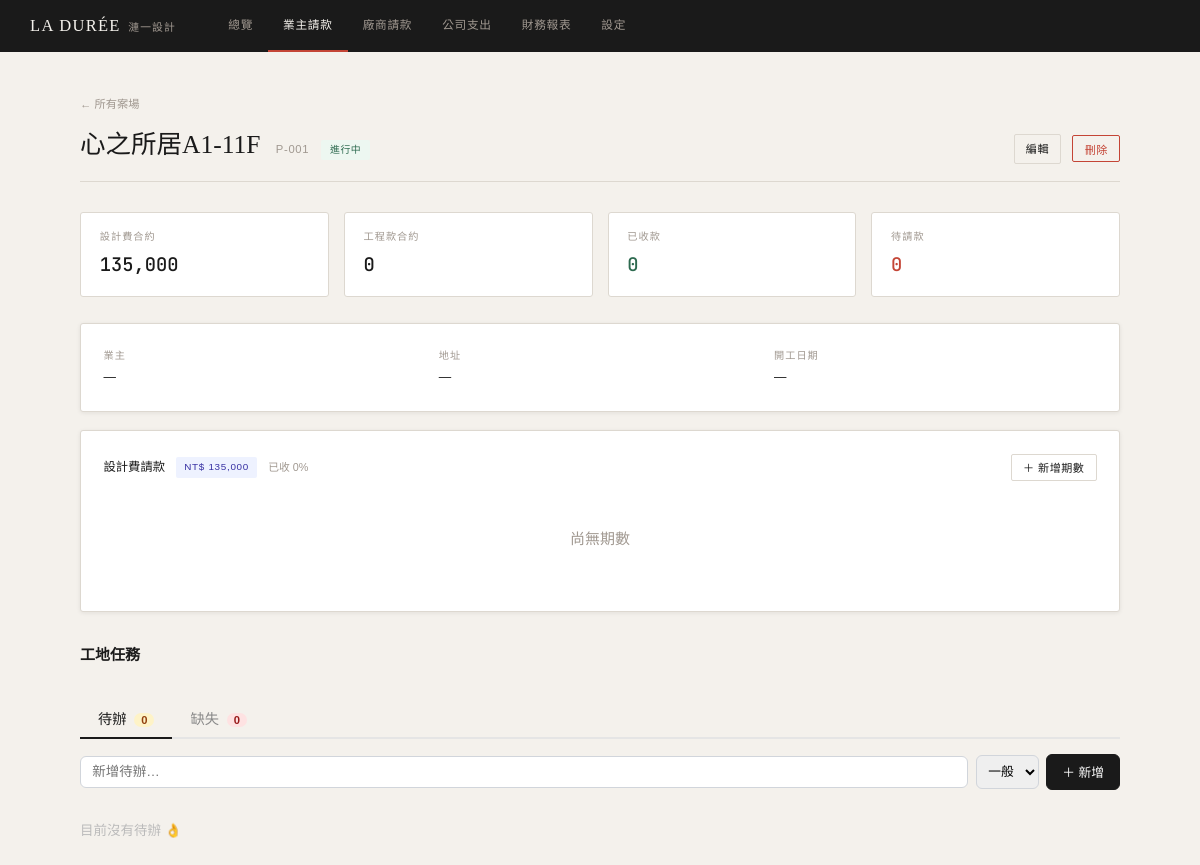
The app's page /project/1 with its own data.
### tables this page shows
CREATE TABLE projects (
        id                    INTEGER PRIMARY KEY AUTOINCREMENT,
        legacy_id             TEXT UNIQUE,
        code                  TEXT UNIQUE,
        name                  TEXT NOT NULL,
        client_name           TEXT DEFAULT '',
        client_tel            TEXT DEFAULT '',
        client_email          TEXT DEFAULT '',
        address               TEXT DEFAULT '',
        start_date            TEXT DEFAULT '',
        status                TEXT DEFAULT 'active',
        design_contract       REAL DEFAULT 0,
        design_tax            TEXT DEFAULT '未稅',
        engineering_contract  REAL DEFAULT 0,
        engineering_tax       TEXT DEFAULT '未稅',
        note                  TEXT DEFAULT '',
        created_at            TEXT DEFAULT (datetime('now','localtime')),
        updated_at            TEXT DEFAULT (datetime('now','localtime'))
    );

### app/server.py (the view)
@app.route('/project/<int:pid>')
def project_detail(pid):
    ph = _ph()
    project = fetchone(f"SELECT * FROM projects WHERE id={ph}", (pid,))
    if not project: return redirect(url_for('dashboard'))
    project_tasks = fetchall(
        f"SELECT * FROM tasks WHERE project_id={ph} ORDER BY status, due_date, created_at DESC",
        (pid,)
    )
    todos   = [t for t in project_tasks if t['type'] == 'todo']
    defects = [t for t in project_tasks if t['type'] == 'defect']
    return render_template('project_detail.html', project=project,
                           stats=project_stats(pid), fmt=fmt,
                           todos=todos, defects=defects,
                           tcounts=project_task_counts(pid))

### app/server.py (called while the page is built)
def get_db():
    if 'db' not in g:
        if IS_PG:
            import psycopg2, psycopg2.extras
            g.db = psycopg2.connect(DATABASE_URL)
            g.db_type = 'pg'
        else:
            import sqlite3
            BASE_DIR = os.path.dirname(os.path.dirname(os.path.abspath(__file__)))
            os.makedirs(os.path.join(BASE_DIR, 'data'), exist_ok=True)
            conn = sqlite3.connect(os.path.join(BASE_DIR, 'data', 'ops.db'))
            conn.row_factory = sqlite3.Row
            conn.execute("PRAGMA foreign_keys = ON")
            g.db = conn
            g.db_type = 'sqlite'
    return g.db

def _ph(): return '%s' if IS_PG else '?'

def fetchall(sql, params=()):
    get_db()
    if g.db_type == 'pg':
        import psycopg2.extras
        s = sql.replace('?','%s')
        cur = g.db.cursor(cursor_factory=psycopg2.extras.RealDictCursor)
        cur.execute(s, params)
        return [dict(r) for r in cur.fetchall()]
    return [dict(r) for r in g.db.execute(sql, params).fetchall()]

def fetchone(sql, params=()):
    rows = fetchall(sql, params)
    return rows[0] if rows else None

def fmt(n):
    try: return f'{float(n):,.0f}'
    except: return '0'

def project_stats(pid):
    ph = _ph()
    rows = fetchall(f"SELECT * FROM invoice_periods WHERE project_id={ph} ORDER BY contract_type,period_no", (pid,))
    dr = sum(p['amount'] for p in rows if p['status']=='received' and p['contract_type']=='design')
    er = sum(p['amount'] for p in rows if p['status']=='received' and p['contract_type']=='construction')
    dp = sum(p['amount'] for p in rows if p['status']!='received' and p['contract_type']=='design')
    ep = sum(p['amount'] for p in rows if p['status']!='received' and p['contract_type']=='construction')
    return dict(periods=rows,design_received=dr,eng_received=er,
                design_pending=dp,eng_pending=ep,
                total_received=dr+er,total_pending=dp+ep)

### app/templates/project_detail.html (shortened to what this page needs)
{% extends 'base.html' %}
{% block body %}
{% macro _render_periods(periods, ct) %}
{% if periods %}
<div style="overflow-x:auto">
<table class="periods-table">
  <thead>
    <tr>
      <th>期次</th><th>說明</th><th style="text-align:right">金額</th>
      <th>應收日</th><th>收款方式</th><th>發票</th>
      <th>實收日</th><th>狀態</th><th></th>
    </tr>
  </thead>
  <tbody>
    {% for p in periods %}
    <tr>
      <td><span class="period-no">第 {{ p.period_no }} 期</span></td>
      <td>{{ p.label }}</td>
      <td class="amount-cell">{{ fmt(p.amount) }}</td>
      <td class="mono" style="color:var(--mid)">{{ p.due_date or '—' }}</td>
      <td>
        {% if p.payment_method == 'transfer' %}<span class="pay-tag pay-transfer">匯款{% if p.account_last5 %} *{{ p.account_last5 }}{% endif %}</span>
        {% elif p.payment_method == 'cash' %}<span class="pay-tag pay-cash">現金</span>
        {% elif p.payment_method == 'check' %}<span class="pay-tag pay-check">開票</span>
        {% else %}—{% endif %}
      </td>
      <td>
        {% if p.has_invoice %}
          <div style="font-size:.75rem">已開</div>
          {% if p.invoice_no %}<div class="mono" style="font-size:.68rem;color:var(--mid)">{{ p.invoice_no }}</div>{% endif %}
        {% else %}<span style="font-size:.75rem;color:var(--muted)">未開</span>{% endif %}
      </td>
      <td class="mono" style="color:var(--mid)">{{ p.received_date or '—' }}</td>
      <td><span class="status status-{{ p.status }}">{{ {'pending':'待請款','invoiced':'已開單','received':'已收款'}[p.status] }}</span></td>
      <td>
        <div class="actions-row">
          {% if p.status in ('invoiced','received') %}
          <a href="{{ url_for('invoice_print', iid=p.id) }}" target="_blank" class="btn btn-ghost btn-sm">列印</a>
          {% endif %}
          <button class="btn btn-ghost btn-sm" onclick="openEditModal({{ p.id }}, {{ p|tojson }})">編輯</button>
          <button class="btn btn-ghost btn-sm" style="color:var(--red)" onclick="deletePeriod({{ p.id }})">刪除</button>
        </div>
      </td>
    </tr>
    {% endfor %}
  </tbody>
  <tfoot>
    <tr>
      <td colspan="2" style="font-size:.68rem;color:var(--muted);padding:.5rem .75rem">合計</td>
      <td class="amount-cell" style="color:var(--red)">{{ fmt(periods|sum(attribute='amount')) }}</td>
      <td colspan="6"></td>
    </tr>
  </tfoot>
</table>
</div>
{% else %}
<div class="empty" style="padding:2rem 1rem">
  <div class="empty-title">尚無期數</div>
</div>
{% endif %}
{% endmacro %}
<div class="page">
  <a href="{{ url_for('project_list') }}" style="font-size:.75rem;color:var(--muted);text-decoration:none">← 所有案場</a>
  <div class="page-header" style="margin-top:.5rem">
    <div>
      <span class="page-title">{{ project.name }}</span>
      <span class="page-subtitle">{{ project.code }}</span>
      <span class="status status-{{ project.status }}" style="margin-left:.5rem">{{ {'active':'進行中','completed':'已完工','paused':'暫停'}[project.status] }}</span>
    </div>
    <div class="actions-row">
      <a href="{{ url_for('project_edit', pid=project.id) }}" class="btn btn-outline btn-sm">編輯</a>
      <form method="POST" action="{{ url_for('project_delete', pid=project.id) }}"
            onsubmit="return confirm('確定刪除？')">
        <button type="submit" class="btn btn-danger btn-sm">刪除</button>
      </form>
    </div>
  </div>
  <div class="stats-row">
    <div class="stat-box">
      <div class="stat-label">設計費合約</div>
      <div class="stat-value">{{ fmt(project.design_contract) }}</div>
    </div>
    <div class="stat-box">
      <div class="stat-label">工程款合約</div>
      <div class="stat-value">{{ fmt(project.engineering_contract) }}</div>
    </div>
    <div class="stat-box">
      <div class="stat-label">已收款</div>
      <div class="stat-value green">{{ fmt(stats.total_received) }}</div>
    </div>
    <div class="stat-box">
      <div class="stat-label">待請款</div>
      <div class="stat-value red">{{ fmt(stats.total_pending) }}</div>
    </div>
  </div>
  <div class="card" style="margin-bottom:1.25rem">
    <div class="info-grid">
      <div>
        <div class="info-label">業主</div>
        <div class="info-val">{{ project.client_name or '—' }}</div>
      </div>
      <div>
        <div class="info-label">地址</div>
        <div class="info-val">{{ project.address or '—' }}</div>
      </div>
      <div>
        <div class="info-label">開工日期</div>
        <div class="info-val">{{ project.start_date or '—' }}</div>
      </div>
    </div>
  </div>
  {% if project.design_contract > 0 %}
  <div class="card" style="margin-bottom:1rem">
    {% set design_periods = stats.periods|selectattr('contract_type','eq','design')|list %}
    {% set design_received = stats.design_received %}
    {% set dpct = (design_received / project.design_contract * 100)|int %}
    <div style="display:flex;align-items:center;justify-content:space-between;margin-bottom:1rem">
      <div style="display:flex;align-items:center;gap:.75rem">
        <span style="font-size:.82rem;font-weight:500">設計費請款</span>
        <span class="type-badge badge-design">NT$ {{ fmt(project.design_contract) }}</span>
        <span style="font-size:.72rem;color:var(--muted)">已收 {{ dpct }}%</span>
      </div>
      <button class="btn btn-outline btn-sm" onclick="openAddModal('design')">＋ 新增期數</button>
    </div>
    {{ _render_periods(design_periods, 'design') }}
  </div>
  {% endif %}
  <h3 style="font-size:1rem;font-weight:600;margin:2rem 0 .5rem">工地任務</h3>
  {% include '_project_tasks.html' %}
</div>
{% endblock %}

### app/static/css/style.css (style rules this page uses)
:root { --cream: #f4f1ec; --ink: #1a1a1a; --mid: #6b6560; --muted: #a09890; --line: #ddd8d0; --red: #c44536; --red-bg: #fdf0ee; --green: #2d6a4f; --green-bg: #edf7f1; --amber: #8a6000; --amber-bg: #fdf6e3; --blue: #1d4ed8; --blue-bg:#e0edff; --white: #ffffff; --shadow: 0 1px 4px rgba(26,26,26,.08); }
* { box-sizing: border-box; margin: 0; padding: 0; }
html { font-size: 15px; }
body { font-family: 'Noto Sans TC', sans-serif; background: var(--cream); color: var(--ink); font-weight: 400; font-style: normal; line-height: 1.7; min-height: 100vh; }
.page { max-width: 1100px; margin: 0 auto; padding: 2.5rem 2rem; }
.page-header { display: flex; align-items: baseline; justify-content: space-between; margin-bottom: 2rem; border-bottom: 1px solid var(--line); padding-bottom: 1rem; }
.page-title { font-family: 'Cormorant Garamond', serif; font-size: 1.7rem; font-weight: 500; }
.page-subtitle { font-size: .75rem; color: var(--muted); letter-spacing: .06em; margin-left: .75rem; }
.card { background: var(--white); border: 1px solid var(--line); border-radius: 3px; padding: 1.5rem; box-shadow: var(--shadow); }
.card + .card { margin-top: 1rem; }
.type-badge { font-size: .66rem; letter-spacing: .07em; padding: 2px 8px; border-radius: 2px; margin-left: auto; }
.badge-design { background: #eef2ff; color: #3730a3; }
.status { display: inline-block; font-size: .66rem; letter-spacing: .06em; padding: 2px 9px; border-radius: 2px; font-weight: 500; }
.status-active { background: var(--green-bg); color: var(--green); }
.btn { display: inline-flex; align-items: center; gap: .4rem; padding: .45rem 1.1rem; font-family: 'Noto Sans TC', sans-serif; font-size: .8rem; border-radius: 2px; border: 1px solid transparent; cursor: pointer; text-decoration: none; transition: background .15s, border-color .15s; font-style: normal; letter-spacing: .04em; }
.btn-outline { background: transparent; color: var(--ink); border-color: var(--line); }
.btn-danger { background: transparent; color: var(--red); border-color: var(--red); }
.btn-sm { padding: .3rem .75rem; font-size: .74rem; }
.stats-row { display: grid; grid-template-columns: repeat(4,1fr); gap: 1rem; margin-bottom: 1.75rem; }
.stat-box { background: var(--white); border: 1px solid var(--line); border-radius: 3px; padding: 1rem 1.25rem; }
.stat-label { font-size: .68rem; letter-spacing: .1em; color: var(--muted); font-weight: 500; margin-bottom: .25rem; }
.stat-value { font-family: 'JetBrains Mono', monospace; font-size: 1.25rem; font-weight: 500; color: var(--ink); }
.stat-value.green { color: var(--green); }
.stat-value.red { color: var(--red); }
.info-grid { display: grid; grid-template-columns: repeat(3,1fr); gap: .85rem; font-size: .83rem; }
.info-label { font-size: .68rem; letter-spacing: .1em; color: var(--muted); font-weight: 500; margin-bottom: .2rem; }
.info-val { color: var(--ink); }
.actions-row { display: flex; gap: .75rem; align-items: center; }
.empty { text-align: center; padding: 4rem 2rem; color: var(--muted); }
.empty-title { font-size: 1rem; margin-bottom: .5rem; }

### records on screen
projects: name "心之所居A1-11F", code "P-001", status "進行中", design_contract "135,000", engineering_contract "0", client_name "—", address "—", start_date "—"

### other values on screen
{{ fmt(stats.total_received) }} "0"
{{ fmt(stats.total_pending) }} "0"
{{ dpct }} "0"
{{ tcounts.todo_open }} "0"
{{ tcounts.defect_open }} "0"
